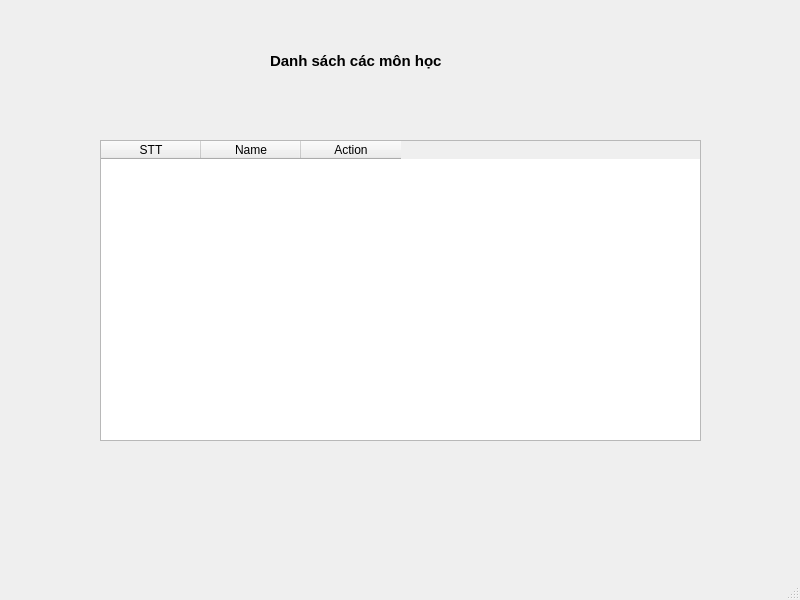
<?xml version="1.0" encoding="UTF-8"?>
<ui version="4.0">
 <class>MainWindow</class>
 <widget class="QMainWindow" name="MainWindow">
  <property name="geometry">
   <rect>
    <x>0</x>
    <y>0</y>
    <width>800</width>
    <height>600</height>
   </rect>
  </property>
  <property name="windowTitle">
   <string>MainWindow</string>
  </property>
  <widget class="QWidget" name="centralwidget">
   <widget class="QLabel" name="label">
    <property name="geometry">
     <rect>
      <x>270</x>
      <y>40</y>
      <width>741</width>
      <height>41</height>
     </rect>
    </property>
    <property name="font">
     <font>
      <pointsize>11</pointsize>
      <weight>75</weight>
      <bold>true</bold>
     </font>
    </property>
    <property name="text">
     <string>Danh sách các môn học</string>
    </property>
   </widget>
   <widget class="QTableWidget" name="tableWidget">
    <property name="geometry">
     <rect>
      <x>100</x>
      <y>140</y>
      <width>601</width>
      <height>301</height>
     </rect>
    </property>
    <column>
     <property name="text">
      <string>STT</string>
     </property>
    </column>
    <column>
     <property name="text">
      <string>Name</string>
     </property>
    </column>
    <column>
     <property name="text">
      <string>Action</string>
     </property>
    </column>
   </widget>
  </widget>
  <widget class="QMenuBar" name="menubar">
   <property name="geometry">
    <rect>
     <x>0</x>
     <y>0</y>
     <width>800</width>
     <height>31</height>
    </rect>
   </property>
  </widget>
  <widget class="QStatusBar" name="statusbar"/>
 </widget>
 <resources/>
 <connections/>
</ui>
